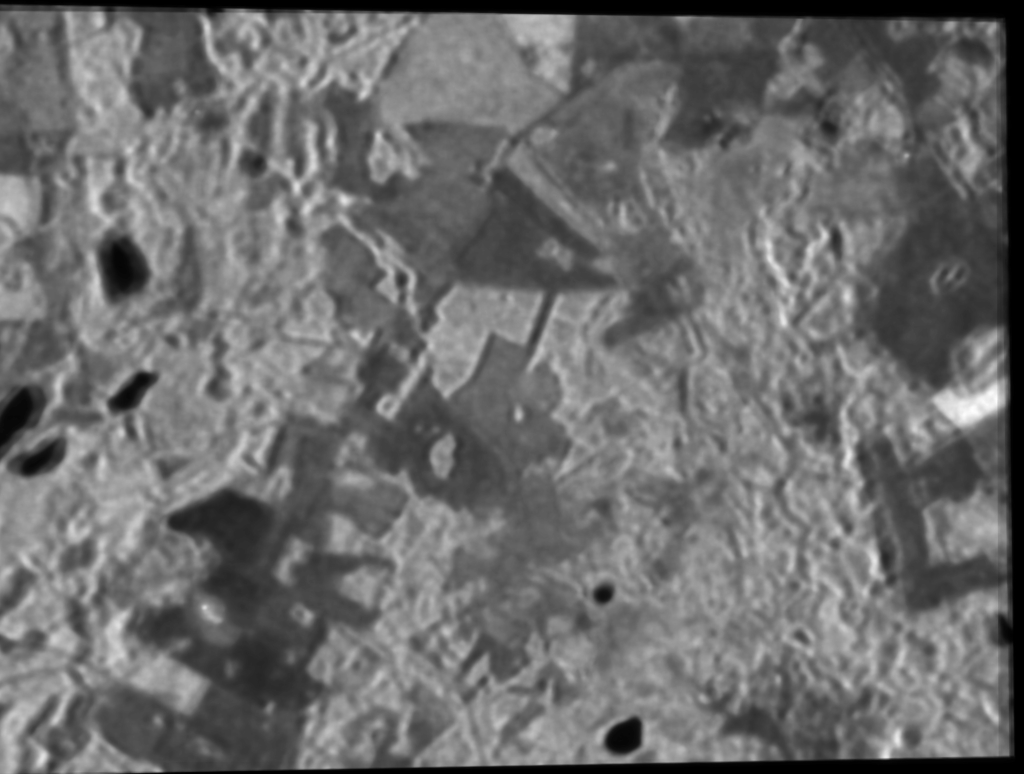
#> input picture difference/iw-vh-1-JUN-JUL.jpg, 2048 x 1547 px (shown at 1/2 size); its folder holds 4 pictures in this run
$ python difference.py   (older library calls are emulated)
#> lines starting #> are read from the running program, lines starting #| are printed output that depends on the picture; after the words box and inside, x2 and y2 are one past the last pixel; in counts of white or black regions, pixels touching at a corner belong together
import cv2
from glob import glob
import numpy as np

# TODO: maybe also consider: https://www.pyimagesearch.com/2017/06/19/image-difference-with-opencv-and-python/

avg = None

images = list(sorted(glob('difference/*.*')))

print(images)
img_a = cv2.imread(images[0])
#> img_a is the input picture: shape (1547, 2048, 3); min 0, max 255, mean 108.3
img_b = cv2.imread(images[1])
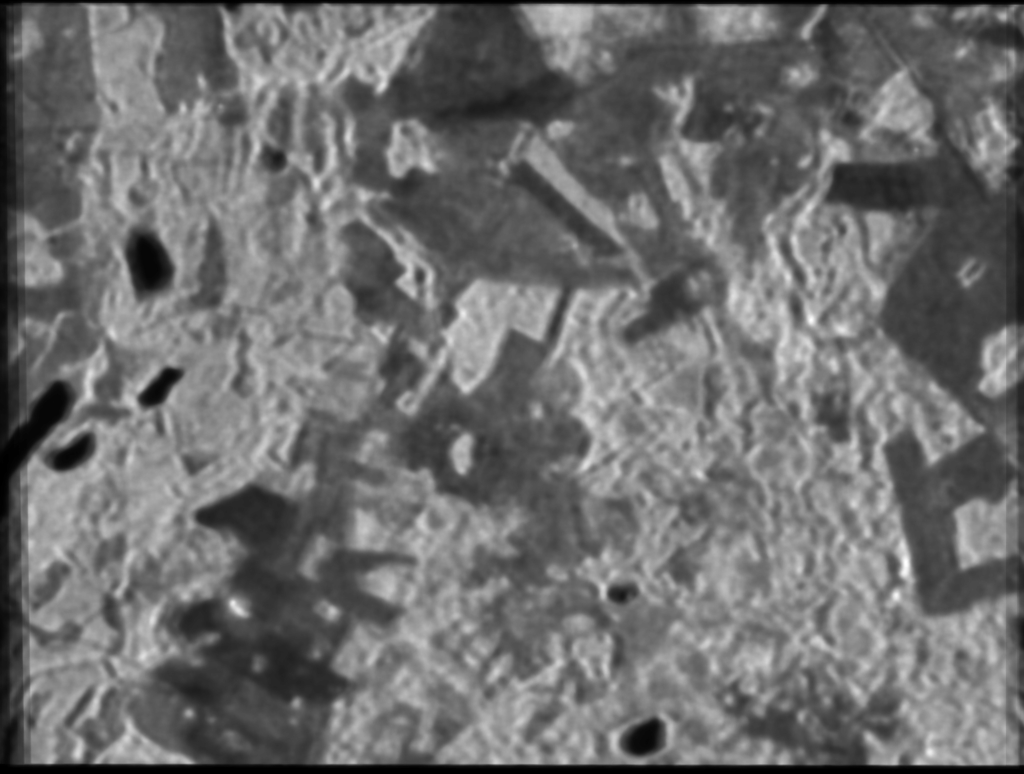
#> input picture difference/iw-vh-1-SEP-OCT.jpg, 2048 x 1547 px (shown at 1/2 size)
#> img_b is the input picture: shape (1547, 2048, 3); min 0, max 255, mean 110

# [21 lines of commented-out code are left out]
print(img_a.shape, img_b.shape)
#| (1547, 2048, 3) (1547, 2048, 3)

# TODO: bad
h, w, *_ = img_a.shape
#> h = 1547; w = 2048
img_b = cv2.resize(img_b, (w, h), interpolation=cv2.INTER_CUBIC)

# Let's align the images
# MOTION_HOMOGRAPHY, MOTION_AFFINE
warp_mode = cv2.MOTION_HOMOGRAPHY
# 3x3 for homography
extra = int(warp_mode == cv2.MOTION_HOMOGRAPHY)
warp_matrix = np.eye(2 + extra, 3, dtype=np.float32)

subject = cv2.cvtColor(img_a, cv2.COLOR_BGR2GRAY)
reference = cv2.cvtColor(img_b, cv2.COLOR_BGR2GRAY)

# https://stackoverflow.com/questions/49136202/how-to-use-opencv-warpperspective-to-overlay-without-overwriting-values?rq=1
s, warp_matrix = cv2.findTransformECC(subject, reference, warp_matrix, warp_mode)
#> s = 0.752; warp_matrix = [[0.955, 0.0184, 55.88], [-0.00537, 1.02, -15.47], [-1.54e-05, 1.22e-05, 1]]
w, h, *_ = subject.shape
#> w = 1547; h = 2048

# Use warpPerspective for Homography
img_a = cv2.warpPerspective(img_a, warp_matrix, (h, w))
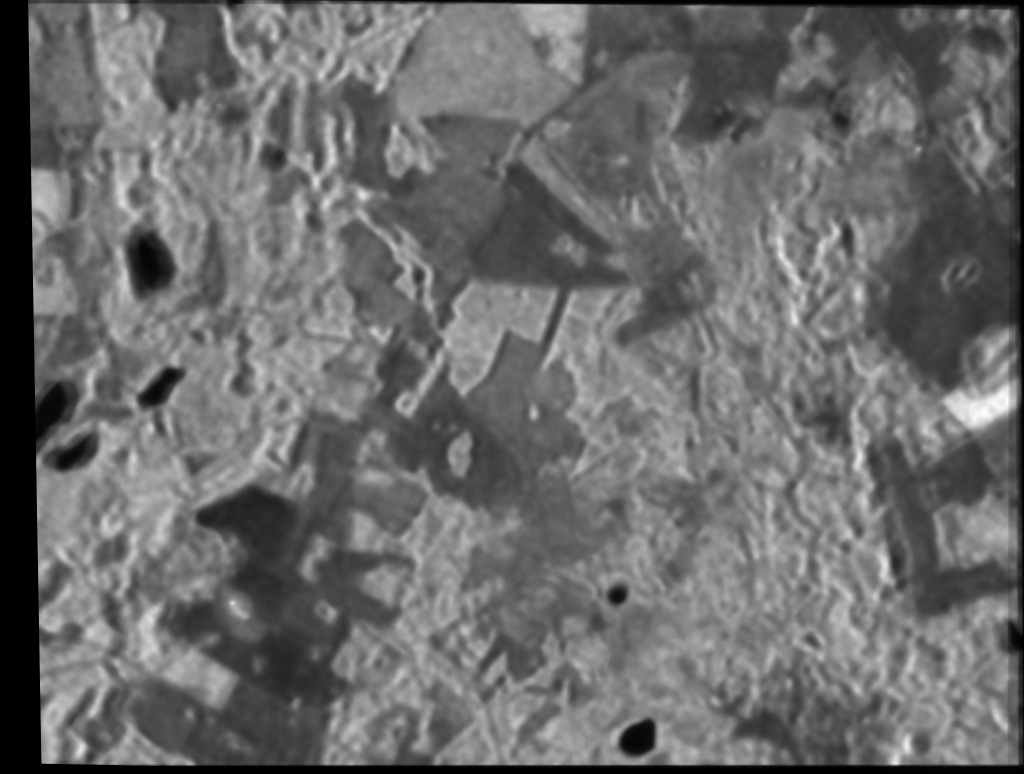
#> img_a: shape (1547, 2048, 3) (shown at 1/2 size); min 0, max 255, mean 107

print(img_a.shape, img_b.shape)
#| (1547, 2048, 3) (1547, 2048, 3)

base = "/home/microwave/PycharmProjects/untitled/difference/"
cv2.imwrite(base + "results/img_a.jpg", img_a)
cv2.imwrite(base + "results/img_b.jpg", img_b)

diff_color = cv2.subtract(img_a, img_b)
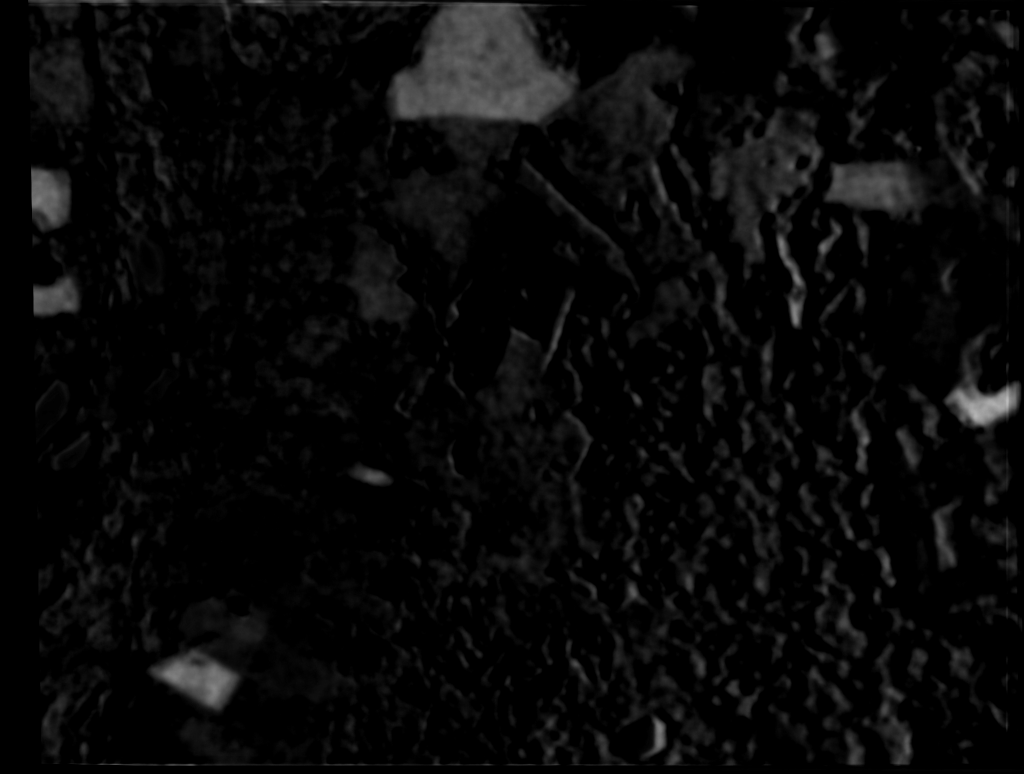
#> diff_color: shape (1547, 2048, 3) (shown at 1/2 size); min 0, max 189, mean 8.6
diff = cv2.cvtColor(diff_color, cv2.COLOR_BGR2GRAY)

ret, thresh = cv2.threshold(diff, 25, 255, 0)
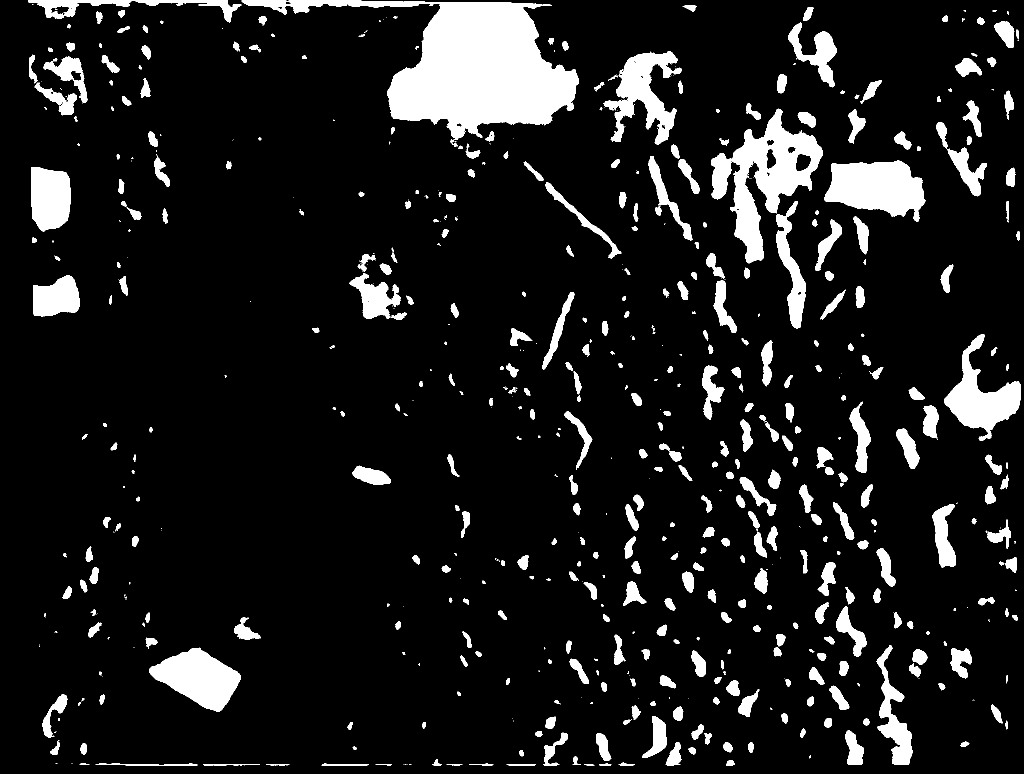
#> thresh: shape (1547, 2048) (shown at 1/2 size); 10.6% white; 661 white regions (228 under 20 px)

_img, contours, hierarchy = cv2.findContours(thresh, cv2.RETR_TREE, cv2.CHAIN_APPROX_SIMPLE)
#> contours = 783 contours, 372 with area under 20; largest, box (x1, y1, x2, y2) and area: (483, 0, 1158, 294) 72518, (1422, 217, 1645, 527) 26698, (1649, 320, 1852, 444) 16296, (298, 1295, 482, 1423) 13122, (1888, 668, 2042, 881) 12058

cv2.drawContours(img_b, contours, -1, (0, 255, 0), 1)
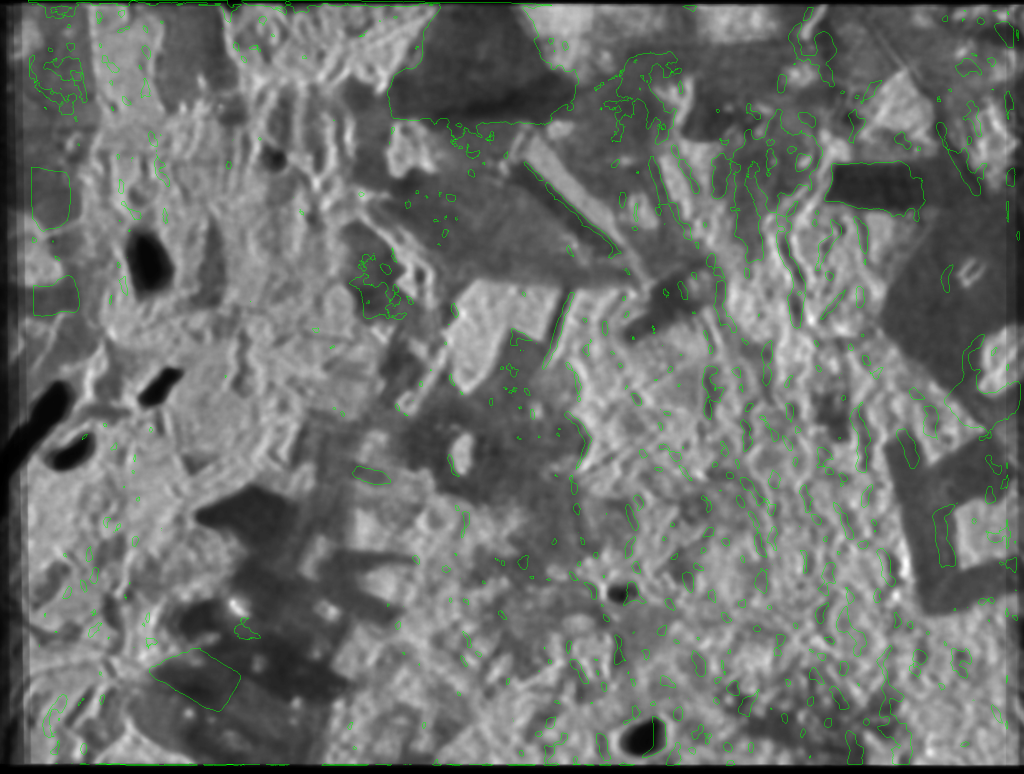
#> img_b: shape (1547, 2048, 3) (shown at 1/2 size); 1.26% of pixels changed, all inside (x1, y1, x2, y2) = (56, 0, 2042, 1532)

cv2.imwrite(base + "results/diff.jpg", diff_color)
cv2.imwrite(base + "results/outlined.jpg", img_b)

while True:
    cv2.imshow('diff', diff_color)
    cv2.imshow('img', img_b)
    k = cv2.waitKey(5) & 0xFF
#> (key Esc is pressed here)
    if k == 27:
        break
cv2.destroyAllWindows()
